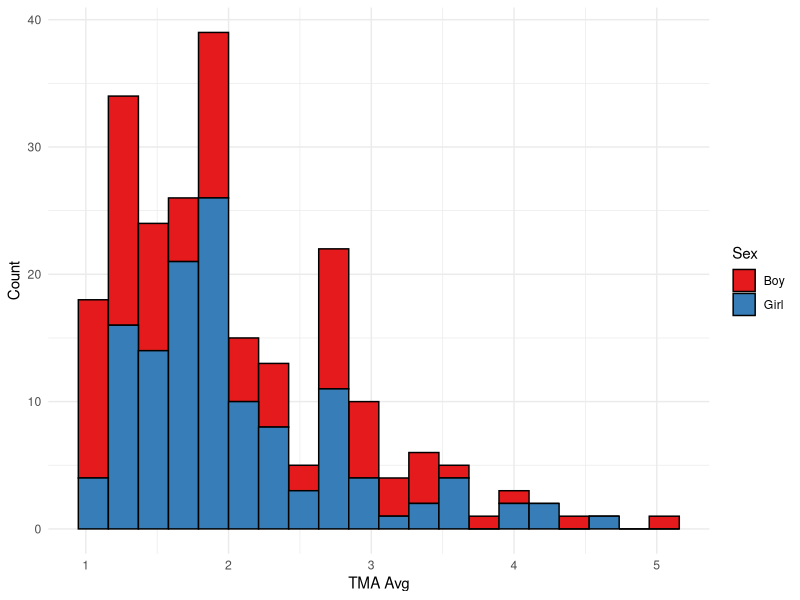
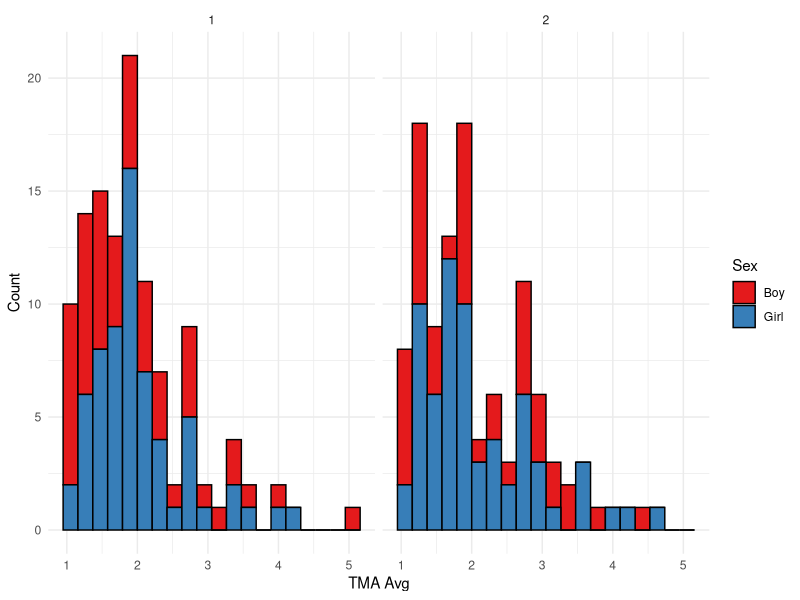
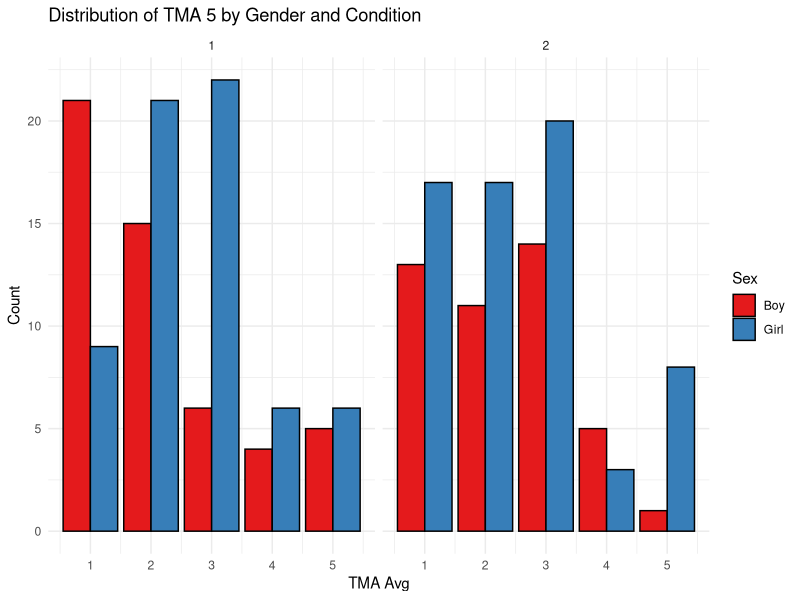
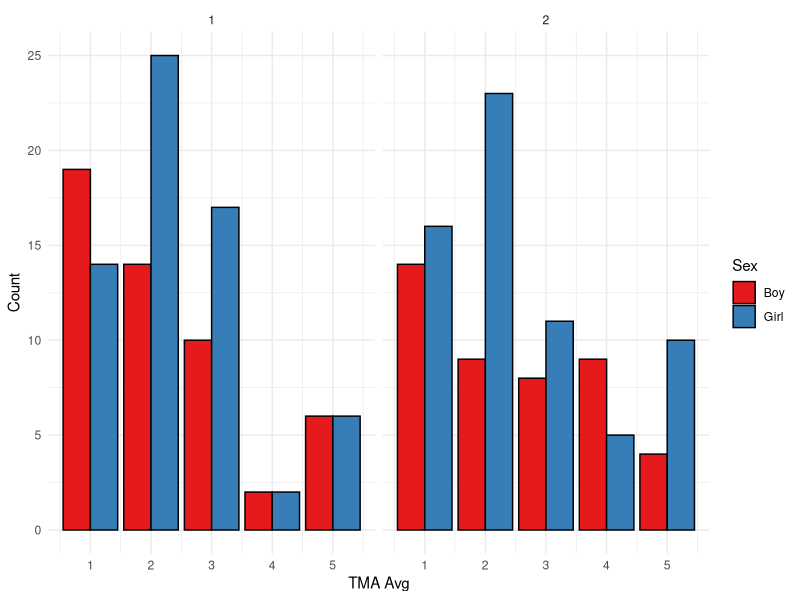
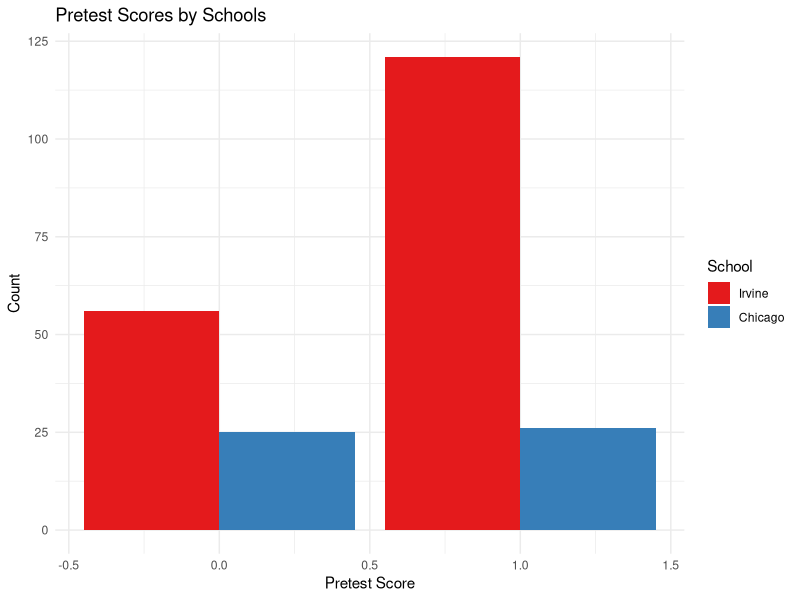
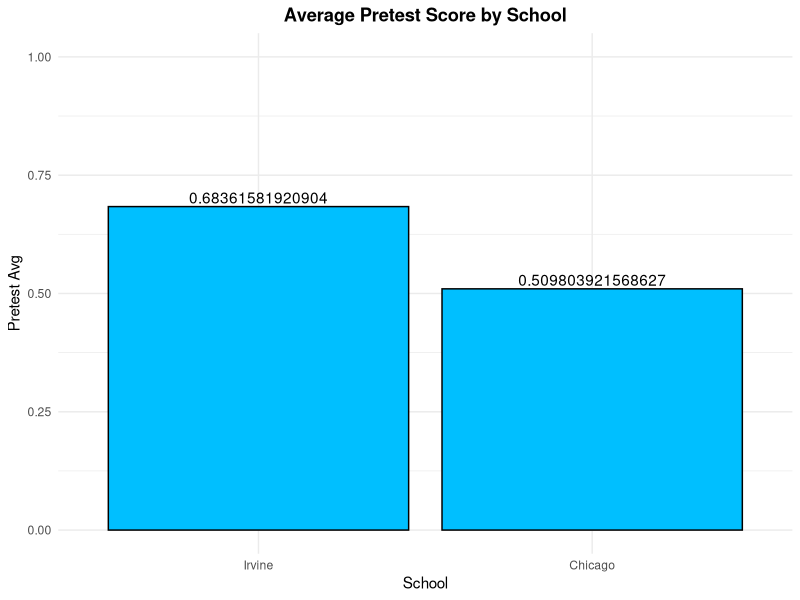
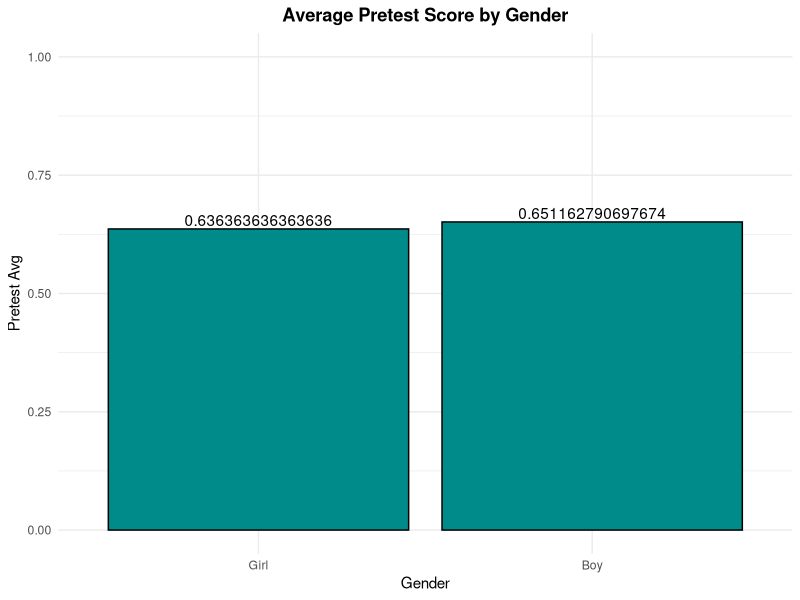

Here is the R script that generated these plots, in order: (Note: this script raises an error after producing the figures.)
## ---- chunk 1
library(tidyverse)
## ---- chunk 2
df <- readxl::read_xlsx('../../data/math-anxiety-raw-data.xlsx')
## ---- chunk 3
df$Sex <- as.factor(df$Sex)
df %>% select(contains("sex"), contains("tma")) %>% 
  filter(!is.na(Sex)) %>% 
  ggplot(aes(x = TMA_avg, fill = Sex)) +
  geom_histogram(bins = 20, color = "black") +
  scale_fill_brewer(palette="Set1", labels = 
                      c("Boy", "Girl")) +
  labs(x = "TMA Avg", y = "Count") +
  theme_minimal() 
## ---- chunk 4
df %>%  filter(is.na(drop)) %>% 
  select(contains("sex"), contains("tma"), Condition) %>% 
  filter(!is.na(Sex) ) %>% 
  ggplot(aes(x = TMA_avg, fill = Sex)) +
  facet_grid(.~Condition) +
  geom_histogram(bins = 20, color = "black") +
  scale_fill_brewer(palette="Set1", labels = 
                      c("Boy", "Girl")) +
  labs(x = "TMA Avg", y = "Count") +
  theme_minimal() 
## ---- chunk 5
df %>%  filter(is.na(drop)) %>% 
  select(contains("sex"), contains("tma"), Condition) %>% 
  filter(!is.na(Sex) ) %>% 
  ggplot(aes(x = TMA_5, fill = Sex)) +
  facet_grid(.~Condition) +
  geom_bar(bins = 20, color = "black",
           position = "dodge") +
  scale_fill_brewer(palette="Set1", labels = 
                      c("Boy", "Girl")) +
  labs(x = "TMA Avg", y = "Count") +
  labs(title = "Distribution of TMA 5 by Gender and Condition") +
  theme_minimal() 
## ---- chunk 6
df %>%  filter(is.na(drop)) %>% 
  select(contains("sex"), contains("tma"), Condition) %>% 
  filter(!is.na(Sex) ) %>% 
  ggplot(aes(x = TMA_6, fill = Sex)) +
  facet_grid(.~Condition) +
  geom_bar(bins = 20, color = "black",
           position = "dodge") +
  scale_fill_brewer(palette="Set1", labels = 
                      c("Boy", "Girl")) +
  labs(x = "TMA Avg", y = "Count") +
  theme_minimal() 
## ---- chunk 7
df1 <- df %>% select(pretest, chicago, Sex, Condition) %>% 
  na.omit() 
df1$Condition[df1$Condition == 2] <- 0
df1$chicago <- as.factor(df1$chicago)
df1$Sex <- as.factor(df1$Sex)
## ---- chunk 8
df1 %>% ggplot(aes(x = pretest, fill = chicago)) +
  geom_bar(position = "dodge") +
  scale_fill_brewer(palette="Set1", labels = 
                      c("Irvine", "Chicago")) +
  labs(title = "Pretest Scores by Schools", x = "Pretest Score", y = "Count", fill = "School") +
  theme_minimal()
## ---- chunk 9
# Looking at the average pretest scores
pretest_school_plt <- df1 %>% group_by(chicago) %>% 
  summarize(pretest_avg = mean(pretest)) %>% 
  ggplot(aes(x = chicago, y = pretest_avg)) +
  geom_bar(position="dodge", stat="identity", 
           fill = "deepskyblue1", color = "black") +
  geom_text(aes(label=pretest_avg), position=position_dodge(width=0.9), 
            vjust=-0.25) +
  scale_x_discrete(labels=c("Irvine", "Chicago")) +
  labs(title = "Average Pretest Score by School", x = "School",
       y = "Pretest Avg") +
  ylim(0,1) +
  theme_minimal() + theme(plot.title = element_text(face = "bold", hjust = 0.5))
pretest_school_plt
## ---- chunk 10
# Looking at the average pretest scores
pretest_sex_plt <- df1 %>% group_by(Sex) %>% 
  summarize(pretest_avg = mean(pretest)) %>% 
  ggplot(aes(x = Sex, y = pretest_avg)) +
  geom_bar(position="dodge", stat="identity", 
           fill = "cyan4", color = "black") +
  geom_text(aes(label=pretest_avg), position=position_dodge(width=0.9), 
            vjust=-0.25) +
  scale_x_discrete(labels=c("Girl", "Boy")) +
  labs(title = "Average Pretest Score by Gender", x = "Gender",
       y = "Pretest Avg") +
  ylim(0,1) +
  theme_minimal() + theme(plot.title = element_text(face = "bold", hjust = 0.5))
pretest_sex_plt
## ---- chunk 11
pretest_plt <- ggarrange(pretest_school_plt, pretest_sex_plt, ncol = 2, nrow = 1)
ggsave(pretest_plt, file = "../../outputs/visualization/pretest.png")
## ---- chunk 12
pretest_sex_cond <- df1 %>% group_by(Condition, Sex) %>% 
  summarize(pretest_avg = mean(pretest)) %>% 
  ggplot(aes(x = Condition, y = pretest_avg, fill = Sex)) +
  geom_bar(position="dodge", stat="identity", color = "black") +
  geom_text(aes(label=pretest_avg), position=position_dodge(width=0.9), 
            vjust=-0.25) +
  labs(title = "Average Pretest Score by Gender and Condition",
       x = "Condition", y = "Pretest Avg") +
  scale_fill_brewer(palette="Set1", labels = 
                      c("Girl", "Boy")) +
  ylim(0,1) + theme(plot.title = element_text(face = "bold", hjust = 0.5)) +
  scale_x_discrete(labels=c("No Worked EX", "Worked EX")) +
  theme_minimal()
pretest_sex_cond
## ---- chunk 13
pretest_cond <- df1 %>% group_by(Condition) %>% 
  summarize(pretest_avg = mean(pretest)) %>% 
  ggplot(aes(x = Condition, y = pretest_avg)) +
  geom_bar(position="dodge", stat="identity", color = "black", fill = "cyan4")+
  geom_text(aes(label=pretest_avg), position=position_dodge(width=0.9), 
            vjust=-0.25) +
  ylim(0,1) + scale_x_discrete(labels=c("No Worked EX", "Worked EX")) +
  labs(title = "Average Pretest Score by Condition",
       x = "Condition", y = "Pretest Avg") +
  theme_minimal()
pretest_cond
## ---- chunk 14
ggsave(pretest_cond, file = "../../outputs/visualization/pretest_cond.png")
ggsave(pretest_sex_cond, file = "../../outputs/visualization/pretest_sex_cond.png")
